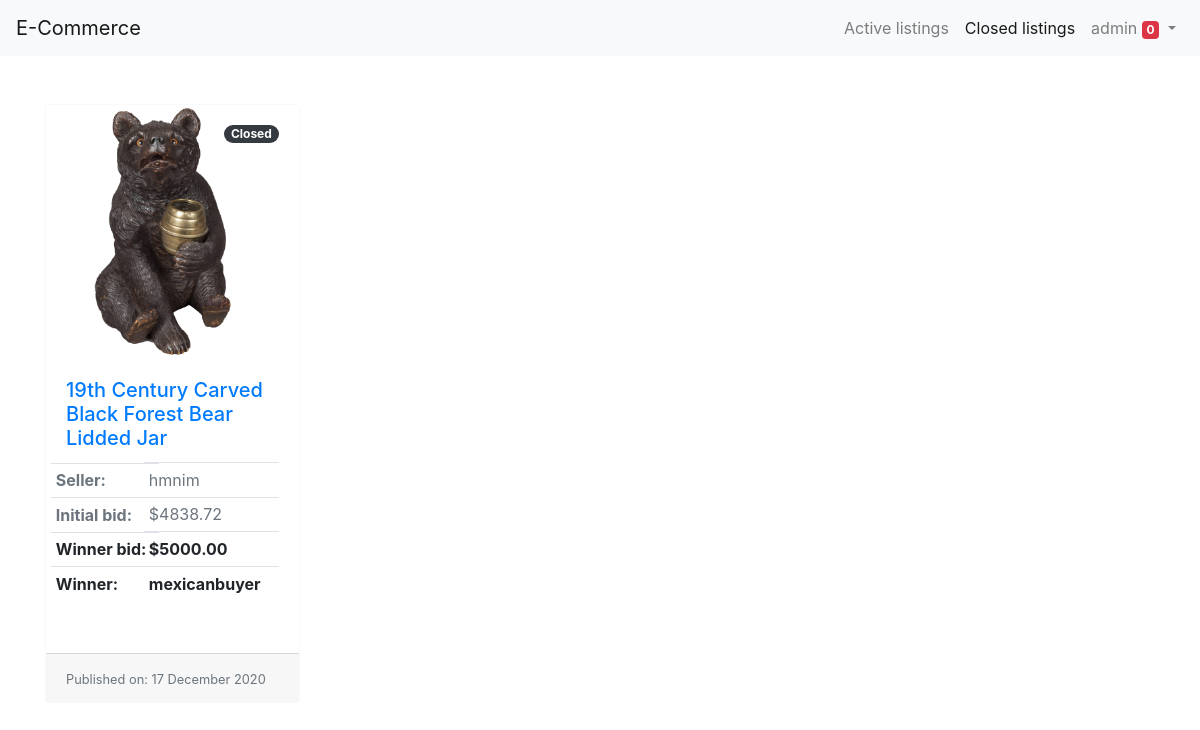
Screenshot of /closed-listings (signed in) with the database file from the repository.
### auctions/models.py (models this page shows)
class User(AbstractUser):
    pass

class Listing(models.Model):
    owner = models.ForeignKey(
        User, on_delete=models.CASCADE, related_name='seller')
    title = models.CharField(max_length=64)
    description = models.TextField()
    initialBid = models.DecimalField(max_digits=8, decimal_places=2)
    currentBid = models.DecimalField(max_digits=8, decimal_places=2)
    image = models.ImageField(blank=True, null=True, default='no-image.jpg')
    category = models.CharField(max_length=64)
    status = models.BooleanField(default=True)
    date = models.DateTimeField(auto_now_add=True)
    winner = models.ForeignKey(
        User, null=True, on_delete=models.PROTECT, related_name='buyer')
    def createdAt(self):
        return self.date.strftime('%d %B %Y')

### auctions/views.py (the view)
# urls.py: path('closed-listings', views.closedListings, name='closedListings'),
@login_required(login_url='login')
def closedListings(request):
    items = Listing.objects.filter(status=False)
    empty = False
    try:
        w = Watchlist.objects.filter(user=request.user)
        total = len(w)
    except:
        total = None
    return render(request, 'auctions/closed-listings.html', {
        'listings': items,
        'total': total,
        'empty': empty
    })

### auctions/templates/auctions/closed-listings.html (shortened to what this page needs)
{% extends "auctions/layout.html" %}
{% load static %}
{% block body %}
<div class="container mt-4">
    <div class="row row-cols-1 row-cols-md-3">
        {% for listing in listings %}
        <div class="col-md-4 col-lg-3 my-4">
            <div class="card border-light mb-3 h-100">
                <a href="{% url 'listing' listing.id %}">
                    <div class="image">
                        <img src="{{ listing.image.url }}"
                            alt="{{ listing.image.url }}">
                        {% if listing.status %}
                        <div class="card-img-overlay">
                            <span class="badge badge-pill badge-danger float-right">Active</span>
                        </div>
                        {% else %}
                        <div class="card-img-overlay">
                            <span class="badge badge-pill badge-dark float-right">Closed</span>
                        </div>
                        {% endif %}
                    </div>
                </a>
                <div class="card-body">
                    <a href="{% url 'listing' listing.id %}">
                        <h5 class="card-title">{{ listing.title }}</h5>
                    </a>
                    <table class="table table-sm">
                        <tr class="text-secondary">
                            <th class="row">Seller:</th>
                            <td>{{ listing.owner }}</td>
                        </tr>
                        <tr class="text-secondary">
                            <th class="row">Initial bid:</th>
                            <td>${{ listing.initialBid }}</td>
                        </tr>
                        {% if listing.initialBid != listing.currentBid %}
                        <tr>
                            <th class="row">Winner bid:</th>
                            <th>${{ listing.currentBid }}</th>
                        </tr>
                        <tr>
                            <th class="row">Winner: </th>
                            <th>{{ listing.winner }}</th>
                        </tr>
                        {% endif %}
                    </table>
                </div>
                <div class="card-footer">
                    <small class="text-muted">Published on: {{ listing.createdAt }}</small>
                </div>
            </div>
        </div>
        {% endfor %}
    </div>
</div>
{% endblock %}

### auctions/templates/auctions/navigation.html (shortened to what this page needs)
{% load static %}
<nav class="navbar navbar-expand-lg navbar-light bg-light">
    <a class="navbar-brand" href="{% url 'index' %}">E-Commerce</a>
    <div class="collapse navbar-collapse" id="navbarNavDropdown">
        <ul class="navbar-nav ml-auto">
            <li class="nav-item {% if request.resolver_match.url_name == 'index' %} active {% endif %}">
                <a class="nav-link" href="{% url 'index' %}">Active listings</a>
            </li>
            {% if user.is_authenticated %}
            <li class="nav-item {% if request.resolver_match.url_name == 'closedListings'%} active {% endif %}">
                <a class="nav-link" href="{% url 'closedListings' %}">Closed listings</a>
            </li>
            <li class="nav-item dropdown {% if request.resolver_match.url_name == 'watchlist' %} active {% endif %}">
                <a class="nav-link dropdown-toggle" href="#" id="navbarDropdownMenuLink" role="button"
                    data-toggle="dropdown" aria-haspopup="true" aria-expanded="false">
                    {{ user.username }} <span class="badge badge-danger">{{ total }}</span>
                </a>
            </li>
            {% endif %}
        </ul>
    </div>
</nav>

### auctions/static/css/main.css (style rules this page uses)
.image { position: relative; overflow: hidden; padding-bottom: 100%; }
.image img { position: absolute; margin: auto; left: 0; right: 0; text-align: center; height: 100%; }

### rows the page displays
User: username "admin"
Listing: image (picture), status "Closed", title "19th Century Carved Black Forest Bear Lidded Jar", owner "hmnim", initialBid "4838.72", currentBid "5000.00", winner "mexicanbuyer", createdAt "17 December 2020"

### other values shown
{{ total }} "0"
